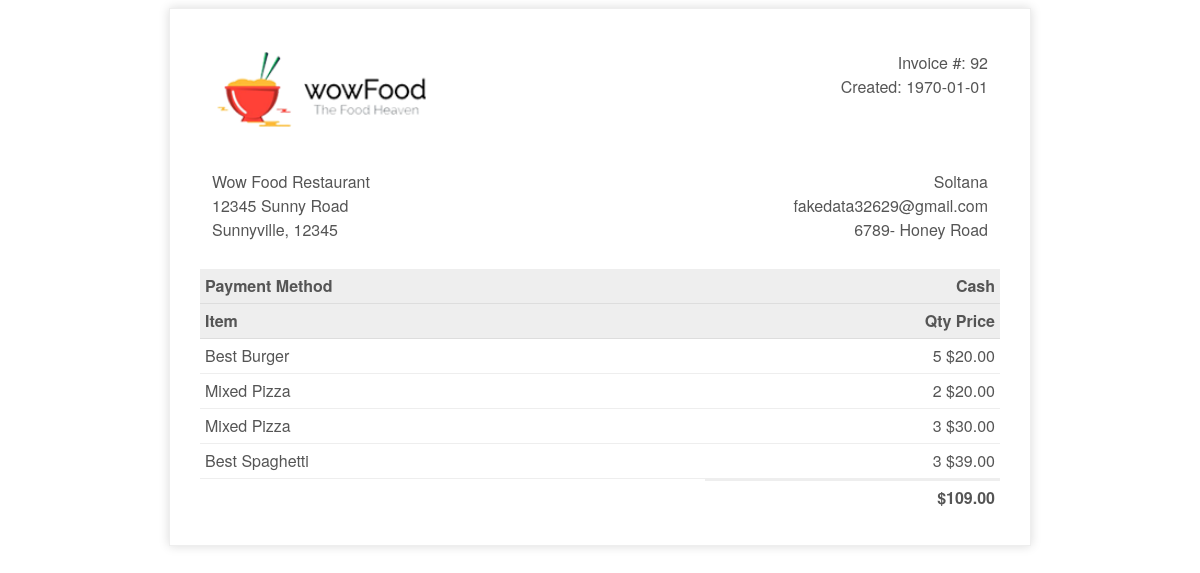
The page /invoice.php?invoice_id=92 (signed in) on the database its author committed.
### tables this page shows
CREATE TABLE `tbl_invoice` (
  `invoice_id` int(10) UNSIGNED NOT NULL,
  `customer_id` int(10) UNSIGNED NOT NULL,
  `total` decimal(10,2) NOT NULL,
  `payment_type` varchar(255) NOT NULL,
  `invoice_date` varchar(500) NOT NULL
);

CREATE TABLE `tbl_customer` (
  `id` int(10) UNSIGNED NOT NULL,
  `customer_name` varchar(150) NOT NULL,
  `password` varchar(255) NOT NULL,
  `customer_contact` varchar(20) NOT NULL,
  `customer_email` varchar(150) NOT NULL,
  `customer_address` varchar(255) NOT NULL
);

CREATE TABLE `tbl_order` (
  `order_id` int(10) UNSIGNED NOT NULL,
  `food_id` int(10) NOT NULL,
  `food` varchar(150) NOT NULL,
  `price` decimal(10,2) NOT NULL,
  `qty` int(10) NOT NULL,
  `total` decimal(10,2) NOT NULL,
  `order_date` datetime NOT NULL,
  `status` varchar(200) NOT NULL,
  `customer_id` int(11) NOT NULL,
  `cart_id` int(11) NOT NULL
);

### invoice.php (the view, shortened to what this page needs)
<?php include("config/constants.php"); ?>
<!doctype html>
<html>
<head>
    <link rel="stylesheet" href="css/invoice.css">
</head>
<?php
$customer_id=$_SESSION['customer_id'];
if($_GET['invoice_id']){
$invoice_id=$_GET['invoice_id'];
$sql = "SELECT * FROM tbl_customer WHERE id=$customer_id ";
$res=mysqli_query($conn,$sql);
$count=mysqli_num_rows($res);
if($count==1){
  $row=mysqli_fetch_assoc($res);
  $customer_address=$row['customer_address'];
  $customer_name=$row['customer_name'];
  $customer_email=$row['customer_email'];
}
$sql2 = "SELECT * FROM tbl_invoice WHERE invoice_id=$invoice_id ";
$res2=mysqli_query($conn,$sql2);
$count2=mysqli_num_rows($res2);
if($count2==1){
  $row2=mysqli_fetch_assoc($res2);
  $invoice_date=$row2['invoice_date'];
  $customer_id=$row2['customer_id'];
  $cart_tot=$row2['total'];
  $payType=$row2['payment_type'];
}
}
else{
  header('location:'.SITEURL.'cart.php');
}
?>
<body>
    <div class="invoice-box">
        <table cellpadding="0" cellspacing="0">
            <tr class="top">
                <td colspan="2">
                    <table>
                        <tr>
                            <td class="title">
                                <img src="images/logo.png" style="width:50%; max-width:300px;">
                            </td>
                            <td>
                                Invoice #: <?php echo $invoice_id ?><br>
                                Created: <?php echo date('Y-m-d',strtotime($invoice_date));?> <br>
                            </td>
                        </tr>
                    </table>
                </td>
            </tr>
            <tr class="top">
                <td colspan="2">
                    <table>
                        <tr>
                            <td>
                                Wow Food Restaurant<br>
                                12345 Sunny Road<br>
                                Sunnyville, 12345
                            </td>
                            <td>
                                <?php echo $customer_name ?><br>
                                <?php echo $customer_email ?><br>
                                <?php echo $customer_address ?><br>
                            </td>
                        </tr>
                    </table>
                </td>
            </tr>
            <tr class="heading">
                <td>
                    Payment Method
                </td>
                <td>
                    <?php echo $payType ?>
                </td>
            </tr>
            <tr class="heading">
                <td>
                    Item
                </td>
                <td>
                    Qty Price
                </td>
            </tr>
            <?php
            $sql3 = "SELECT * FROM tbl_order WHERE customer_id=$customer_id AND order_date='$invoice_date'";
            $res3=mysqli_query($conn,$sql3);
            $count3=mysqli_num_rows($res3);
            if($count3>=1){
              while($row3=mysqli_fetch_assoc($res3)){
              $food=$row3['food'];
              $qty=$row3['qty'];
              $tot=$row3['total'];
            ?>
            <tr class="item">
                <td>
                    <?php echo $food; ?>
                </td>
                <td>
                     <?php echo $qty; ?>   $<?php echo $tot; ?>
                </td>
            </tr>
                <?php
              }
            }
                ?>
            <tr class="total">
                <td></td>
                <td>
                   $<?php echo $cart_tot; ?>
                </td>
            </tr>
        </table>
    </div>
</body>
</html>

### css/invoice.css (style rules this page uses)
.invoice-box { max-width: 800px; margin: auto; padding: 30px; border: 1px solid #eee; box-shadow: 0 0 10px rgba(0, 0, 0,.15); font-size: 16px; line-height: 24px; font-family: 'Helvetica Neue', 'Helvetica', Helvetica, Arial, sans-serif; color: #555; }
.invoice-box table { width: 100%; line-height: inherit; text-align: left; }
.invoice-box table td { padding: 5px; vertical-align: top; }
.invoice-box table tr td:nth-child(2) { text-align: right; }
.invoice-box table tr.top table td { padding-bottom: 20px; }
.invoice-box table tr.top table td.title { font-size: 45px; line-height: 45px; color: #333; }
.invoice-box table tr.heading td { background: #eee; border-bottom: 1px solid #ddd; font-weight: bold; }
.invoice-box table tr.item td { border-bottom: 1px solid #eee; }
.invoice-box table tr.total td:nth-child(2) { border-top: 2px solid #eee; font-weight: bold; }

### rows shown on the page
tbl_invoice: invoice_date "1970-01-01", payment_type "Cash", total "109.00"
tbl_customer: customer_name "Soltana", customer_email "fakedata32629@gmail.com", customer_address "6789- Honey Road"
tbl_order: food "Best Burger", qty "5", total "20.00"
tbl_order: food "Mixed Pizza", qty "2", total "20.00"
tbl_order: food "Mixed Pizza", qty "3", total "30.00"
tbl_order: food "Best Spaghetti", qty "3", total "39.00"

### other values the page prints
$invoice_id "92"
